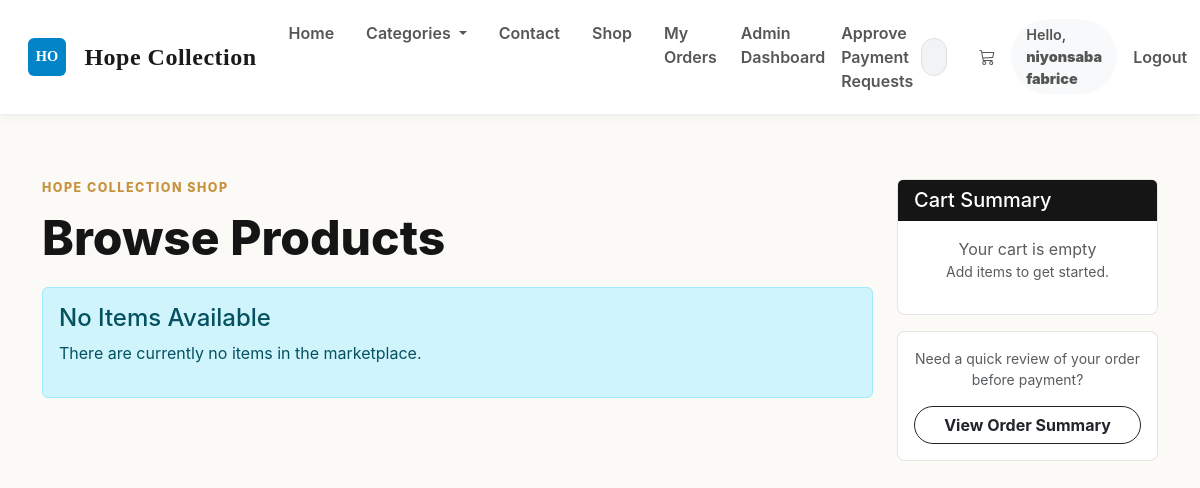
/market (signed in), run on an earlier commit of the app's database.
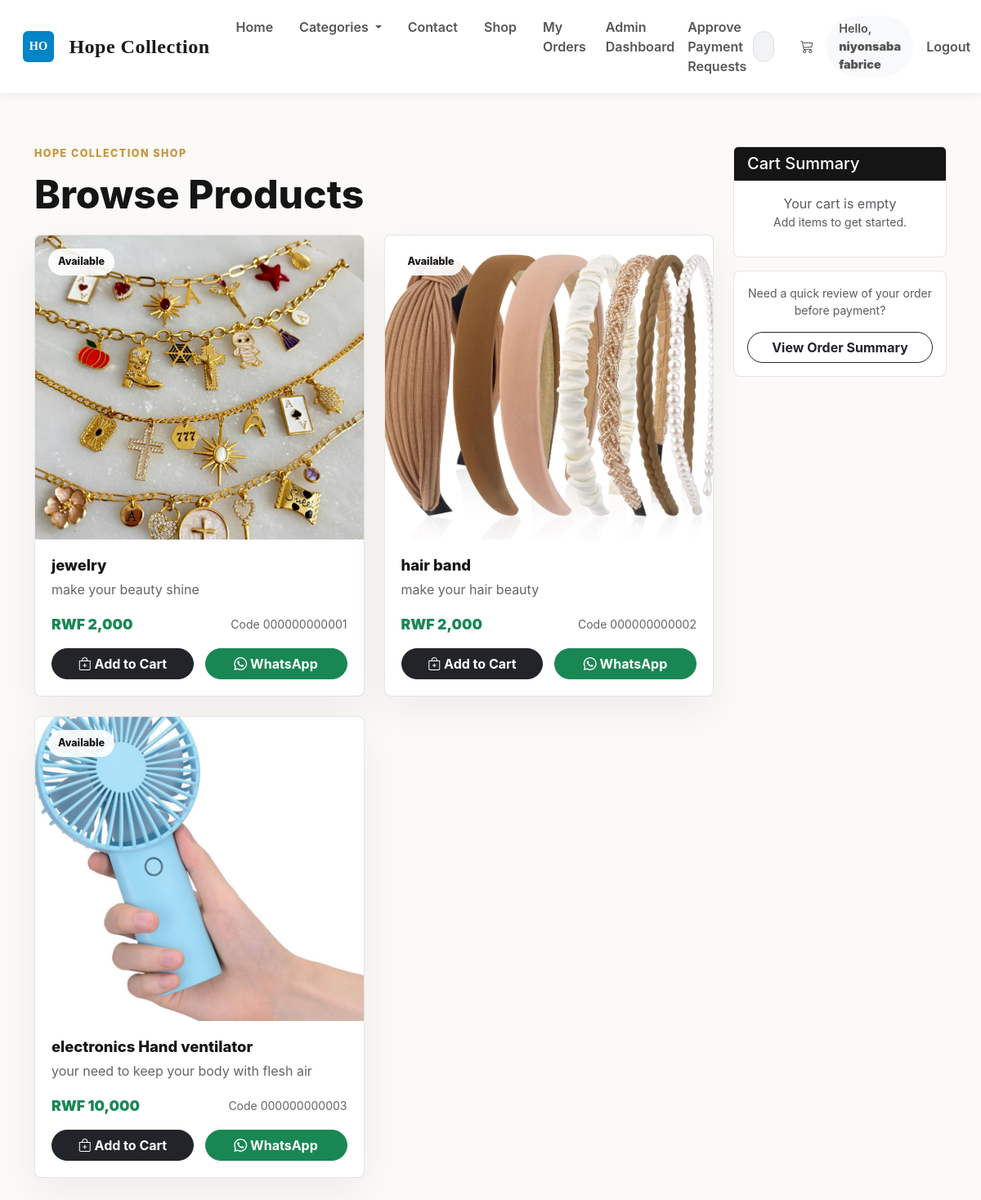
And on a later commit of the database.
### market/models.py (models this page shows, shortened)
class User(db.Model, UserMixin):  # ✅ FIXED: only ONE User class (merged both into this one)
    __tablename__ = 'user'
    id               = db.Column(db.Integer, primary_key=True)
    username         = db.Column(db.String(100), nullable=False, unique=True)
    email_address    = db.Column(db.String(120), nullable=False, unique=True)
    password_hash    = db.Column(db.String(200), nullable=False)
    budget           = db.Column(db.Integer, nullable=False, default=1000)
    is_admin         = db.Column(db.Boolean, default=False)
    created_at       = db.Column(db.DateTime, default=lambda: datetime.now(timezone.utc))
    top_up_requests  = db.relationship(
                            'TopUpRequest',
                            backref='requester',           # ✅ FIXED: renamed backref to avoid clash with Transaction backref 'user'
                            lazy=True,
                            foreign_keys='TopUpRequest.user_id'
                        )
    transactions     = db.relationship('Transaction', backref='user', lazy=True)  # ✅ FIXED: moved here from duplicate class
    @property
    def password(self):
        raise AttributeError('Password is not a readable attribute!')

class Item(db.Model):
    __tablename__ = 'item'
    id          = db.Column(db.Integer, primary_key=True)
    name        = db.Column(db.String(30), nullable=False)
    price       = db.Column(db.Integer, nullable=False)
    barcode     = db.Column(db.String(12), nullable=False)
    description = db.Column(db.String(1024), nullable=False)
    image_file  = db.Column(db.String(255), nullable=False, default='default.jpg')
    video_file  = db.Column(db.String(255), nullable=True)
    stock       = db.Column(db.Integer, default=0)
    category_id = db.Column(db.Integer, db.ForeignKey('category.id'))
    created_at  = db.Column(db.DateTime, default=lambda: datetime.now(timezone.utc))

### market/routes.py (the view)
@app.route('/market')
@login_required
def market_page():
    items = Item.query.all()
    return render_template('market.html', items=items)

### market/models.py (called while the page is built)
@login_manager.user_loader
def load_user(user_id):
    return db.session.get(User, int(user_id))  # ✅ FIXED: replaced deprecated User.query.get()

### market/templates/market.html (shortened to what this page needs)
{% extends "base.html" %}
{% block content %}
<section class="shop-page">
    <div class="container">
        <div class="row g-4">
            <div class="col-lg-9">
                <div class="section-heading compact">
                    <div>
                        <p class="section-kicker">Hope Collection shop</p>
                        <h1>Browse Products</h1>
                    </div>
                </div>
                {% if items %}
                <div class="row g-4">
                    {% for item in items %}
                    <div class="col-md-6">
                        <article class="product-card h-100">
                            <div class="product-media">
                                {% if item.video_file %}
                                    <video class="w-100" style="height: 280px; object-fit: cover;" controls>
                                        <source src="{{ url_for('static', filename='product_videos/' ~ item.video_file) }}" type="video/mp4">
                                    </video>
                                {% else %}
                                    <img data-product-img
                                         src="{{ url_for('static', filename='product_pics/' ~ item.image_file) }}"
                                         alt="{{ item.name }}">
                                {% endif %}
                                <div class="fallback-product-icon"></div>
                                <span class="product-badge">Available</span>
                            </div>
                            <div class="product-body">
                                <div>
                                    <h3>{{ item.name }}</h3>
                                    <p>{{ item.description }}</p>
                                </div>
                                <div class="product-meta">
                                    <span>RWF {{ "{:,}".format(item.price) }}</span>
                                    <small>Code {{ item.barcode }}</small>
                                </div>
                                <div class="product-actions">
                                    <a href="{{ url_for('add_to_cart', item_id=item.id) }}" class="btn btn-dark">
                                        <i class="bi bi-bag-plus"></i> Add to Cart
                                    </a>
                                    <a class="btn btn-success" target="_blank" rel="noopener"
                                       href="https://wa.me/?text={{ ('Hello Hope Collection, I want to order ' ~ item.name ~ ' for RWF ' ~ item.price)|urlencode }}">
                                        <i class="bi bi-whatsapp"></i> WhatsApp
                                    </a>
                                </div>
                            </div>
                        </article>
                    </div>
                    {% endfor %}
                </div>
                {% else %}
                <div class="alert alert-info" role="alert">
                    <h4 class="alert-heading">No Items Available</h4>
                    <p>There are currently no items in the marketplace.</p>
                </div>
                {% endif %}
            </div>
            <div class="col-lg-3">
                <div class="card cart-summary sticky-top">
                    <div class="card-header">
                        <h5 class="mb-0">Cart Summary</h5>
                    </div>
                    <div class="card-body">
                        {% set cart = session.get('cart', []) %}
                        {% if cart %}
                            <div class="mb-3">
                                <h6>Items in Cart: <span class="badge bg-secondary">{{ cart|length }}</span></h6>
                            </div>
                            <div class="cart-items">
                                {% for item in cart %}
                                <div class="mb-2 p-2 border-bottom">
                                    <p class="mb-1"><strong>{{ item.name }}</strong></p>
                                    <p class="mb-1">Qty: <strong>{{ item.quantity }}</strong> x RWF {{ item.price }}</p>
                                    <p class="mb-0 text-success"><strong>RWF {{ item.price * item.quantity }}</strong></p>
                                </div>
                                {% endfor %}
                            </div>
                            <hr>
                            {% set totals = namespace(price=0) %}
                            {% for item in cart %}
                                {% set totals.price = totals.price + (item.price * item.quantity) %}
                            {% endfor %}
                            <div class="d-flex justify-content-between mb-3">
                                <h6>Total:</h6>
                                <h5 class="text-success"><strong>RWF {{ totals.price }}</strong></h5>
                            </div>
                            <a href="{{ url_for('view_cart') }}" class="btn btn-dark w-100 mb-2">View Cart</a>
                            <a href="{{ url_for('view_cart') }}" class="btn btn-success w-100">Proceed to Payment</a>
                        {% else %}
                            <p class="text-muted text-center mb-0">Your cart is empty</p>
                            <p class="text-muted text-center small">Add items to get started.</p>
                        {% endif %}
                    </div>
                </div>
                <div class="card mt-3 helper-card">
                    <div class="card-body text-center">
                        <p class="mb-3 small text-muted">Need a quick review of your order before payment?</p>
                        <a href="{{ url_for('view_cart') }}" class="btn btn-outline-dark w-100">
                            View Order Summary
                        </a>
                    </div>
                </div>
            </div>
        </div>
    </div>
</section>
{% endblock %}

### market/templates/base.html (shortened to what this page needs)
<!DOCTYPE html>
<html lang="en">
<head>
    <link href="https://cdn.jsdelivr.net/npm/bootstrap@5.3.0/dist/css/bootstrap.min.css" rel="stylesheet">
    <link rel="stylesheet" href="https://cdn.jsdelivr.net/npm/bootstrap-icons@1.11.3/font/bootstrap-icons.css">
    <link rel="stylesheet" href="{{ url_for('static', filename='css/storefront.css') }}">
</head>
<body>
<nav class="navbar navbar-expand-lg navbar-light sticky-top navbar-custom">
    <div class="container-fluid">
        <a class="navbar-brand" href="{{ url_for('home_page') }}">
            {% if site_settings.logo_url %}
                <img src="{{ site_settings.logo_url }}" alt="Logo" height="30" class="d-inline-block align-text-top me-2">
            {% else %}
                <span class="brand-mark">{{ site_settings.business_name[:2].upper() if site_settings.business_name else 'HC' }}</span>
            {% endif %}
            {{ site_settings.business_name }}
        </a>
        <div class="collapse navbar-collapse" id="navbarNav">
            <ul class="navbar-nav me-auto">
                <li class="nav-item">
                    <a class="nav-link px-3" href="{{ url_for('home_page') }}">Home</a>
                </li>
                <li class="nav-item dropdown">
                    <a class="nav-link dropdown-toggle px-3" href="#" id="navbarDropdown" role="button" data-bs-toggle="dropdown">
                        Categories
                    </a>
                </li>
                <li class="nav-item">
                    <a class="nav-link px-3" href="#">Contact</a>
                </li>
                {% if current_user.is_authenticated %}
                <li class="nav-item">
                    <a class="nav-link px-3" href="{{ url_for('market_page') }}">Shop</a>
                </li>
                <li class="nav-item">
                    <a class="nav-link px-3" href="{{ url_for('transaction_history') }}">My Orders</a>
                </li>
                {% if current_user.id == 1 %}
                <li class="nav-item dropdown">
                    <a class="nav-link" href="{{ url_for('admin_dashboard') }}">Admin Dashboard</a>
                </li>
                <li class="nav-item">
                    <a class="nav-link" href="{{ url_for('top_up_requests') }}">Approve Payment Requests</a>
                </li>
                {% endif %}
                {% endif %}
            </ul>
            <form class="d-flex me-lg-3 my-2 my-lg-0">
                <div class="input-group">
                    <input class="form-control search-bar-nav" type="search" placeholder="Search jewelry..." aria-label="Search">
                </div>
            </form>
            <ul class="navbar-nav align-items-lg-center">
                {% if current_user.is_authenticated %}
                    <li class="nav-item">
                        <a class="nav-link px-3" href="{{ url_for('view_cart') }}">
                            <i class="bi bi-cart3"></i>
                            {% set cart = session.get('cart', []) %}
                        </a>
                    </li>
                    <li class="nav-item">
                        <span class="nav-link px-3 nav-greeting">Hello, <strong>{{ current_user.username }}</strong></span>
                    </li>
                    <li class="nav-item">
                        <a class="nav-link btn btn-sm btn-outline-dark ms-lg-2" href="{{ url_for('logout_page') }}">Logout</a>
                    </li>
                {% endif %}
            </ul>
        </div>
    </div>
</nav>
<main>
    {% block content %}
    {% endblock %}
</main>
</body>
</html>

### market/static/css/storefront.css (style rules this page uses)
:root { --ink: #151515; --muted: #68645f; --paper: #fbfaf7; --cream: #f3efe7; --line: rgba(21, 21, 21, 0.11); --gold: #c7923e; --green: #198754; }
* { letter-spacing: 0; }
body { color: var(--ink); background: var(--paper); font-family: Inter, ui-sans-serif, system-ui, -apple-system, BlinkMacSystemFont, "Segoe UI", sans-serif; }
.navbar-custom { background: rgba(251, 250, 247, 0.92); border-bottom: 1px solid var(--line); backdrop-filter: blur(18px); }
.navbar-custom .container-fluid { max-width: 1180px; }
.navbar-brand { align-items: center; color: var(--ink) !important; display: inline-flex; font-weight: 800; gap: 0.65rem; }
.brand-mark { align-items: center; aspect-ratio: 1; background: var(--ink); border-radius: 8px; color: #fff; display: inline-flex; font-size: 0.78rem; justify-content: center; width: 38px; }
.navbar-custom .nav-link { border-radius: 999px; color: rgba(21, 21, 21, 0.72) !important; font-weight: 600; transition: background-color 0.2s ease, color 0.2s ease, transform 0.2s ease; }
.nav-greeting { color: var(--muted) !important; }
.section-kicker { color: var(--gold); font-size: 0.78rem; font-weight: 800; letter-spacing: 0.12em; margin-bottom: 0.75rem; text-transform: uppercase; }
.hero-actions, .product-actions, .trust-row, .section-heading { align-items: center; display: flex; flex-wrap: wrap; gap: 0.85rem; }
.btn { border-radius: 999px; font-weight: 700; }
.shopping-section, .shop-page { padding: 4rem 0; }
.section-heading { justify-content: space-between; margin-bottom: 1.75rem; }
.section-heading.compact { margin-bottom: 1.25rem; }
.section-heading h1, .section-heading h2 { font-size: clamp(2rem, 4vw, 3.2rem); font-weight: 850; margin: 0; }
.product-card { background: #fff; border: 1px solid var(--line); border-radius: 8px; box-shadow: 0 18px 50px rgba(21, 21, 21, 0.06); display: flex; flex-direction: column; overflow: hidden; transition: box-shadow 0.28s ease, transform 0.28s ease; }
.product-media { aspect-ratio: 1.08; background: linear-gradient(135deg, rgba(199, 146, 62, 0.2), rgba(25, 135, 84, 0.18)), var(--cream); overflow: hidden; position: relative; }
.product-media img { height: 100%; inset: 0; object-fit: cover; position: absolute; transition: transform 0.5s ease; width: 100%; z-index: 1; }
.fallback-product-icon { align-items: center; color: rgba(21, 21, 21, 0.28); display: flex; font-size: 4rem; inset: 0; justify-content: center; position: absolute; }
.product-badge { background: rgba(255, 255, 255, 0.9); border-radius: 999px; color: var(--ink); font-size: 0.78rem; font-weight: 800; left: 1rem; padding: 0.45rem 0.75rem; position: absolute; top: 1rem; z-index: 3; }
.product-body { display: flex; flex: 1; flex-direction: column; gap: 1rem; padding: 1.25rem; }
.product-body h3 { font-size: 1.15rem; font-weight: 850; margin-bottom: 0.45rem; }
.product-body p { color: var(--muted); line-height: 1.6; margin: 0; }
.product-meta { align-items: center; display: flex; justify-content: space-between; gap: 1rem; }
.product-meta span { color: var(--green); font-size: 1.1rem; font-weight: 900; }
.product-meta small { color: var(--muted); }
.product-actions .btn { flex: 1 1 120px; }
.cart-summary { border: 1px solid var(--line); border-radius: 8px; top: 96px; }
.cart-summary .card-header { background: var(--ink); color: #fff; }
.helper-card { border: 1px solid var(--line); border-radius: 8px; }

### market/templates/base.html (style rules this page uses)
:root { --nav-bg: #ffffff; --nav-text: #1a1a1a; --brand-accent: #0284c7; --nav-hover: #0ea5e9; }
.navbar-custom { background: var(--nav-bg); border-bottom: 1px solid #eeeeee; box-shadow: 0 2px 10px rgba(0,0,0,0.05); padding: 0.8rem 1rem; }
.navbar-brand { font-weight: 800; letter-spacing: 0.5px; color: var(--nav-text) !important; font-family: 'Playfair Display', serif; font-size: 1.5rem; }
.brand-mark { background: var(--brand-accent); color: white; padding: 4px 8px; border-radius: 6px; margin-right: 8px; font-size: 0.9rem; }
.nav-link { color: var(--nav-text) !important; font-weight: 600; transition: all 0.3s ease; }
.nav-greeting { color: var(--nav-text) !important; font-size: 0.9rem; background: #f8f9fa; border-radius: 20px; padding: 5px 15px !important; }
.search-bar-nav { background: #f1f3f5; border: 1px solid #dee2e6; color: #212529 !important; border-radius: 20px; }
.search-bar-nav::placeholder { color: #adb5bd; }

What changed in the data, as far as the page shows it:
added Item: image_file (picture), name "jewelry", description "make your beauty shine", price "2,000", barcode "000000000001"
added Item: image_file (picture), name "hair band", description "make your hair beauty", price "2,000", barcode "000000000002"
added Item: image_file (picture), name "electronics Hand ventilator", description "your need to keep your body with flesh air", price "10,000", barcode "000000000003"
Also different on the page:
text no longer shown: "No Items Available There are currently no items in the marketplace."
